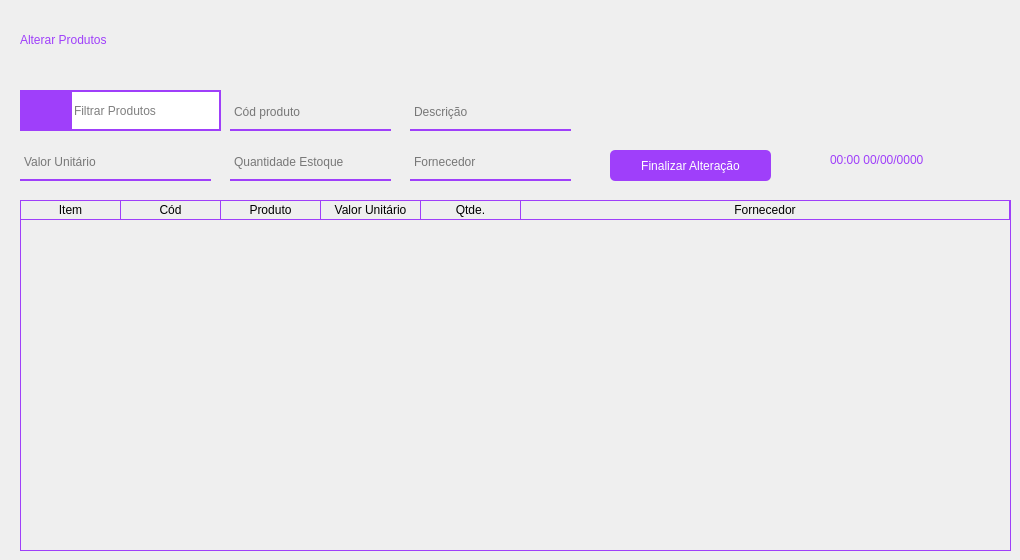
      <widget class="QWidget" name="pg_alterar_produtos">
       <widget class="QPushButton" name="btn_finalizar_alterar">
        <property name="geometry">
         <rect>
          <x>610</x>
          <y>150</y>
          <width>161</width>
          <height>31</height>
         </rect>
        </property>
        <property name="styleSheet">
         <string notr="true">QPushButton {
border: 2px;
background-color: rgb(159, 63, 250);
color: white;
border-radius: 5px;
font: 10pt &quot;Montserrat&quot;;
outline: 0;
}

QPushButton:hover {
	background-color: rgb(197, 62, 255);
}
</string>
        </property>
        <property name="text">
         <string>Finalizar Alteração</string>
        </property>
       </widget>
       <widget class="QLineEdit" name="line_fornecedor_alterar_produto">
        <property name="geometry">
         <rect>
          <x>410</x>
          <y>150</y>
          <width>161</width>
          <height>31</height>
         </rect>
        </property>
        <property name="styleSheet">
         <string notr="true">background-color: rgba(0, 0 , 0, 0);
border: 2px solid rgba(0,0,0,0);
border-bottom-color: rgb(159, 63, 250);
color: rgb(0,0,0);
padding-bottom: 8px;
border-radius: 0px;
font: 10pt &quot;Montserrat&quot;;</string>
        </property>
        <property name="placeholderText">
         <string>Fornecedor</string>
        </property>
        <property name="clearButtonEnabled">
         <bool>true</bool>
        </property>
       </widget>
       <widget class="QTableWidget" name="tabela_alterar_produto">
        <property name="geometry">
         <rect>
          <x>20</x>
          <y>200</y>
          <width>991</width>
          <height>351</height>
         </rect>
        </property>
        <property name="styleSheet">
         <string notr="true">QTableWidget {
	gridline-color: #9f3ffa;;
	background-color: transparent;
	outline: 0;
	border: 1px solid #9f3ffa;
	border-top: 0px
	
}

QTableWidget::item:selected{
	background-color:#9f3ffa;;
}

QTableWidget::horizontalHeader {	
	background-color: #9f3ffa;
}

QHeaderView::section:horizontal
{
    border: 1px solid #9f3ffa;
	background-color: transparent;
	border-left: 0px;
	color: black;

}
</string>
        </property>
        <property name="frameShape">
         <enum>QFrame::Panel</enum>
        </property>
        <property name="frameShadow">
         <enum>QFrame::Sunken</enum>
        </property>
        <property name="editTriggers">
         <set>QAbstractItemView::SelectedClicked</set>
        </property>
        <property name="tabKeyNavigation">
         <bool>true</bool>
        </property>
        <property name="showDropIndicator" stdset="0">
         <bool>false</bool>
        </property>
        <property name="alternatingRowColors">
         <bool>false</bool>
        </property>
        <property name="selectionMode">
         <enum>QAbstractItemView::ExtendedSelection</enum>
        </property>
        <property name="gridStyle">
         <enum>Qt::SolidLine</enum>
        </property>
        <property name="sortingEnabled">
         <bool>true</bool>
        </property>
        <attribute name="horizontalHeaderStretchLastSection">
         <bool>true</bool>
        </attribute>
        <attribute name="verticalHeaderVisible">
         <bool>false</bool>
        </attribute>
        <attribute name="verticalHeaderShowSortIndicator" stdset="0">
         <bool>false</bool>
        </attribute>
        <attribute name="verticalHeaderStretchLastSection">
         <bool>false</bool>
        </attribute>
        <column>
         <property name="text">
          <string>Item</string>
         </property>
        </column>
        <column>
         <property name="text">
          <string>Cód</string>
         </property>
        </column>
        <column>
         <property name="text">
          <string>Produto</string>
         </property>
        </column>
        <column>
         <property name="text">
          <string>Valor Unitário</string>
         </property>
        </column>
        <column>
         <property name="text">
          <string>Qtde.</string>
         </property>
        </column>
        <column>
         <property name="text">
          <string>Fornecedor</string>
         </property>
        </column>
       </widget>
       <widget class="QLabel" name="lbl_titulo_alterar_produto">
        <property name="geometry">
         <rect>
          <x>20</x>
          <y>20</y>
          <width>241</width>
          <height>41</height>
         </rect>
        </property>
        <property name="styleSheet">
         <string notr="true">font: 16pt &quot;Montserrat&quot;;
color: #9f3ffa;
</string>
        </property>
        <property name="text">
         <string>Alterar Produtos</string>
        </property>
        <property name="textFormat">
         <enum>Qt::AutoText</enum>
        </property>
        <property name="wordWrap">
         <bool>false</bool>
        </property>
        <property name="textInteractionFlags">
         <set>Qt::TextBrowserInteraction</set>
        </property>
       </widget>
       <widget class="QLineEdit" name="line_valor_alterar_produto">
        <property name="geometry">
         <rect>
          <x>20</x>
          <y>150</y>
          <width>191</width>
          <height>31</height>
         </rect>
        </property>
        <property name="styleSheet">
         <string notr="true">background-color: rgba(0, 0 , 0, 0);
border: 2px solid rgba(0,0,0,0);
border-bottom-color: rgb(159, 63, 250);
color: rgb(0,0,0);
padding-bottom: 8px;
border-radius: 0px;
font: 10pt &quot;Montserrat&quot;;</string>
        </property>
        <property name="placeholderText">
         <string>Valor Unitário</string>
        </property>
        <property name="clearButtonEnabled">
         <bool>true</bool>
        </property>
       </widget>
       <widget class="QLineEdit" name="line_qtde_alterar_produto">
        <property name="geometry">
         <rect>
          <x>230</x>
          <y>150</y>
          <width>161</width>
          <height>31</height>
         </rect>
        </property>
        <property name="styleSheet">
         <string notr="true">background-color: rgba(0, 0 , 0, 0);
border: 2px solid rgba(0,0,0,0);
border-bottom-color: rgb(159, 63, 250);
color: rgb(0,0,0);
padding-bottom: 8px;
border-radius: 0px;
font: 10pt &quot;Montserrat&quot;;</string>
        </property>
        <property name="placeholderText">
         <string>Quantidade Estoque</string>
        </property>
        <property name="clearButtonEnabled">
         <bool>true</bool>
        </property>
       </widget>
       <widget class="QLineEdit" name="line_codigo_alterar_produto">
        <property name="geometry">
         <rect>
          <x>230</x>
          <y>100</y>
          <width>161</width>
          <height>31</height>
         </rect>
        </property>
        <property name="styleSheet">
         <string notr="true">background-color: rgba(0, 0 , 0, 0);
border: 2px solid rgba(0,0,0,0);
border-bottom-color: rgb(159, 63, 250);
color: rgb(0,0,0);
padding-bottom: 8px;
border-radius: 0px;
font: 10pt &quot;Montserrat&quot;;</string>
        </property>
        <property name="placeholderText">
         <string>Cód produto</string>
        </property>
        <property name="clearButtonEnabled">
         <bool>true</bool>
        </property>
       </widget>
       <widget class="QLineEdit" name="line_decricao_alterar_produto">
        <property name="geometry">
         <rect>
          <x>410</x>
          <y>100</y>
          <width>161</width>
          <height>31</height>
         </rect>
        </property>
        <property name="styleSheet">
         <string notr="true">background-color: rgba(0, 0 , 0, 0);
border: 2px solid rgba(0,0,0,0);
border-bottom-color: rgb(159, 63, 250);
color: rgb(0,0,0);
padding-bottom: 8px;
border-radius: 0px;
font: 10pt &quot;Montserrat&quot;;</string>
        </property>
        <property name="placeholderText">
         <string>Descrição</string>
        </property>
        <property name="clearButtonEnabled">
         <bool>true</bool>
        </property>
       </widget>
       <widget class="QPushButton" name="btn_pesquisar_alterar_produto">
        <property name="geometry">
         <rect>
          <x>20</x>
          <y>90</y>
          <width>51</width>
          <height>41</height>
         </rect>
        </property>
        <property name="styleSheet">
         <string notr="true">QPushButton {
border: 2px;
background-color: rgb(159, 63, 250);
color: white;

font: 10pt &quot;Montserrat&quot;;
outline: 0;
}

QPushButton:hover {
	background-color: rgb(197, 62, 255);
}
</string>
        </property>
        <property name="text">
         <string/>
        </property>
        <property name="icon">
         <iconset resource="../QRC/file_principal_rc.qrc">
          <normaloff>:/icones/lupa.png</normaloff>:/icones/lupa.png</iconset>
        </property>
        <property name="iconSize">
         <size>
          <width>25</width>
          <height>25</height>
         </size>
        </property>
       </widget>
       <widget class="QLineEdit" name="line_search_Bar_alterar_produto">
        <property name="geometry">
         <rect>
          <x>70</x>
          <y>90</y>
          <width>151</width>
          <height>41</height>
         </rect>
        </property>
        <property name="styleSheet">
         <string notr="true">border: 2px solid #9f3ffa;
font: 10pt &quot;Montserrat&quot;;</string>
        </property>
        <property name="cursorPosition">
         <number>0</number>
        </property>
        <property name="placeholderText">
         <string>Filtrar Produtos</string>
        </property>
        <property name="clearButtonEnabled">
         <bool>true</bool>
        </property>
       </widget>
       <widget class="QLabel" name="lbl_hora_data_alterar_produto">
        <property name="geometry">
         <rect>
          <x>830</x>
          <y>150</y>
          <width>181</width>
          <height>21</height>
         </rect>
        </property>
        <property name="styleSheet">
         <string notr="true">font: 13pt &quot;Montserrat&quot;;
color: #9f3ffa;
</string>
        </property>
        <property name="text">
         <string>00:00 00/00/0000</string>
        </property>
        <property name="textFormat">
         <enum>Qt::AutoText</enum>
        </property>
        <property name="wordWrap">
         <bool>false</bool>
        </property>
        <property name="textInteractionFlags">
         <set>Qt::LinksAccessibleByKeyboard|Qt::LinksAccessibleByMouse</set>
        </property>
       </widget>
      </widget>
